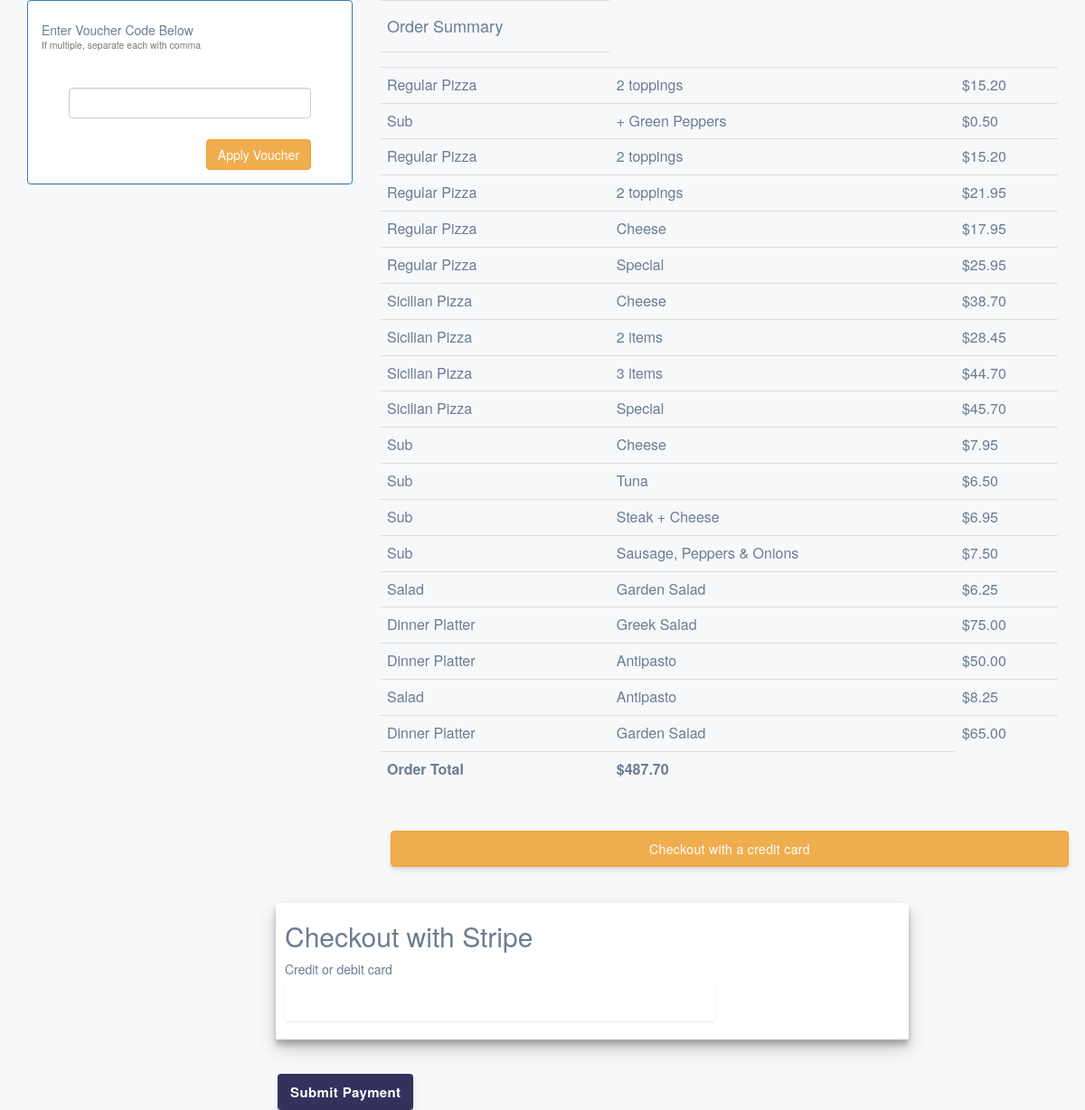
Page /checkout (signed in) on the committed database.
### orders/models.py (models this page shows, shortened)
class CartItem(models.Model):
    created_at = models.DateTimeField(default=datetime.now)
    category = models.CharField(max_length=64, default= "pizza")
    dressing = models.CharField(max_length=64)
    price = models.DecimalField(max_digits=5, decimal_places=2)
    toppings = models.ManyToManyField(Topping, blank=True, related_name="carts")
    created_by = models.CharField(max_length=64, default= "user_t")

### orders/views.py (the view, shortened to what this page needs)
# urls.py: path("checkout", views.checkout, name="checkout"),
def checkout(request, **kwargs):
   firstname = request.user.first_name
   a =  CartItem.objects.filter(created_by = firstname)
   x = 0
   for i in a:
         x += i.price
   total = x
   publishKey = 'pk_test_51GrTKfFi7NZQwJjYqf6lqttDL06lWRE3WeLeIfpHYlOhe70y5Aivog0UK0I1TtYxlQFNkeqDBmhC9yWxuJCuy8WO00ZY3c2CXj'
   context = {
        'CartItems': a,
        'total': total,
        'STRIPE_PUBLISHABLE_KEY': publishKey
    }
   return render(request, 'orders/checkout.html', context)

### orders/templates/orders/checkout.html (shortened to what this page needs)
{% load static %}
<!DOCTYPE html>
<html lang="en">
<head>
    <link href="https://maxcdn.bootstrapcdn.com/bootstrap/3.3.7/css/bootstrap.min.css" type="text/css" rel="stylesheet">
    <link rel="stylesheet" type="text/css" href="{% static 'orders/checkout.css' %}">
</head>
<body>
    <div class="container">
    <section>
      <div class="row" id="tablerow">
      <div class="col-md-4 col-xs-12">
        <div class="panel panel-primary">
          <div class="panel-body">
            <h5>Enter Voucher Code Below<br><small>If multiple, separate each with comma</small></h5>
            <div>
              <form action="." method="post">
                <input type="text"  name="voucher_codes" class="form-control" id="voucher_code" required>
                <br>
                <span>
                  <input type="submit" class="btn btn-warning pull-right" value="Apply Voucher">
                </span>
              </form>
            </div>
          </div>
        </div>
      </div>
      <div class="col-md-8 col-xs-12">
        <table class="table">
          <tr>
            <td><h4>Order Summary</h4></td>
          </tr>
          <tr>
            <td>
              {% for item in CartItems %}
                <tr>
                  <td>{{ item.category }}</td>
                  <td>{{ item.dressing }}</td>
                  <td>${{ item.price }}</td>
                </tr>
              {% endfor %}
            </td>
          </tr>
          <tr>
            <td><strong>Order Total</strong> </td>
            <td> <strong>${{ total }}</strong></td>
          </tr>
        </table>
        <button onclick="toggleDisplay();" class="btn btn-warning" style="width: 100%;">Checkout with a credit card</button>
      </div>
     </div>
    </section>
<div id="collapseStripe" class="wrapper">
  <form action="." method="post" id="payment-form">
    <div id="checkoutMethods">
      <div style="margin: 10px;">
        <h2>Checkout with Stripe</h2>
        <div class="form-row">
          <label for="card-element">
            Credit or debit card
          </label>
          <div id="card-element" class="StripeElement StripeElement--empty"><div class="__PrivateStripeElement" style="margin: 0px !important; padding: 0px !important; border: none !important; display: block !important; background: transparent !important; position: relative !important; opacity: 1 !important;"><iframe frameborder="0" allowtransparency="true" scrolling="no" name="__privateStripeFrame3" allowpaymentrequest="true" src="https://js.stripe.com/v3/elements-inner-card-8a434729e4eb82355db4882974049278.html#style[base][color]=%2332325d&amp;style[base][lineHeight]=18px&amp;style[base][fontFamily]=%22Helvetica+Neue%22%2C+Helvetica%2C+sans-serif&amp;style[base][fontSmoothing]=antialiased&amp;style[base][fontSize]=16px&amp;style[base][::placeholder][color]=%23aab7c4&amp;style[invalid][color]=%23fa755a&amp;style[invalid][iconColor]=%23fa755a&amp;componentName=card&amp;wait=false&amp;rtl=false&amp;features[noop]=false&amp;origin=https%3A%2F%2Fstripe.com&amp;referrer=https%3A%2F%2Fstripe.com%2Fdocs%2Fstripe-js%2Felements%2Fquickstart&amp;controllerId=__privateStripeController0" title="Secure payment input frame" style="border: none !important; margin: 0px !important; padding: 0px !important; width: 1px !important; min-width: 100% !important; overflow: hidden !important; display: block !important; height: 18px;"></div></div>
          <div id="card-errors" role="alert"></div>
        </div>
      </div>
    </div>
    <button>Submit Payment</button>
  </form>
  </div>
</div>
</body>
</html>

### orders/static/orders/checkout.css (style rules this page uses)
body, html { height: 100%; background-color: #f7f8f9; color: #6b7c93; }
*, label { font-family: "Helvetica Neue", Helvetica, sans-serif; font-size: 16px; font-variant: normal; padding: 0; margin: 0; -webkit-font-smoothing: antialiased; }
button { border: none; border-radius: 4px; outline: none; text-decoration: none; color: #fff; background: #32325d; white-space: nowrap; display: inline-block; height: 40px; line-height: 40px; padding: 0 14px; box-shadow: 0 4px 6px rgba(50, 50, 93, .11), 0 1px 3px rgba(0, 0, 0, .08); border-radius: 4px; font-size: 15px; font-weight: 600; letter-spacing: 0.025em; text-decoration: none; -webkit-transition: all 150ms ease; transition: all 150ms ease; float: left; margin-left: 12px; margin-top: 28px; }
form { padding: 30px; height: 120px; }
label { font-weight: 500; font-size: 14px; display: block; margin-bottom: 8px; }
#card-errors { height: 20px; padding: 4px 0; color: #fa755a; }
.form-row { width: 70%; float: left; }
.wrapper { width: 670px; margin: 0 auto; height: 100%; }
.StripeElement { background-color: white; height: 40px; padding: 10px 12px; border-radius: 4px; border: 1px solid transparent; box-shadow: 0 1px 3px 0 #e6ebf1; -webkit-transition: box-shadow 150ms ease; transition: box-shadow 150ms ease; }

### orders/templates/orders/checkout.html (style rules this page uses)
#checkoutMethods { background: #fff; border-radius: 2px; display: inline-block; max-height: 700px; margin: 1rem; position: relative; width: 700px; box-shadow: 0 10px 20px rgba(0,0,0,0.19), 0 6px 6px rgba(0,0,0,0.23); }

### rows in the picture
CartItem: category "Regular Pizza", dressing "2 toppings", price "15.20"
CartItem: category "Sub", dressing "+ Green Peppers", price "0.50"
CartItem: category "Regular Pizza", dressing "2 toppings", price "15.20"
CartItem: category "Regular Pizza", dressing "2 toppings", price "21.95"
CartItem: category "Regular Pizza", dressing "Cheese", price "17.95"
CartItem: category "Regular Pizza", dressing "Special", price "25.95"
CartItem: category "Sicilian Pizza", dressing "Cheese", price "38.70"
CartItem: category "Sicilian Pizza", dressing "2 items", price "28.45"
CartItem: category "Sicilian Pizza", dressing "3 items", price "44.70"
CartItem: category "Sicilian Pizza", dressing "Special", price "45.70"
CartItem: category "Sub", dressing "Cheese", price "7.95"
CartItem: category "Sub", dressing "Tuna", price "6.50"
CartItem: category "Sub", dressing "Steak + Cheese", price "6.95"
CartItem: category "Sub", dressing "Sausage, Peppers & Onions", price "7.50"
CartItem: category "Salad", dressing "Garden Salad", price "6.25"
CartItem: category "Dinner Platter", dressing "Greek Salad", price "75.00"
CartItem: category "Dinner Platter", dressing "Antipasto", price "50.00"
CartItem: category "Salad", dressing "Antipasto", price "8.25"
CartItem: category "Dinner Platter", dressing "Garden Salad", price "65.00"

### other values in the picture
{{ total }} "487.70"
